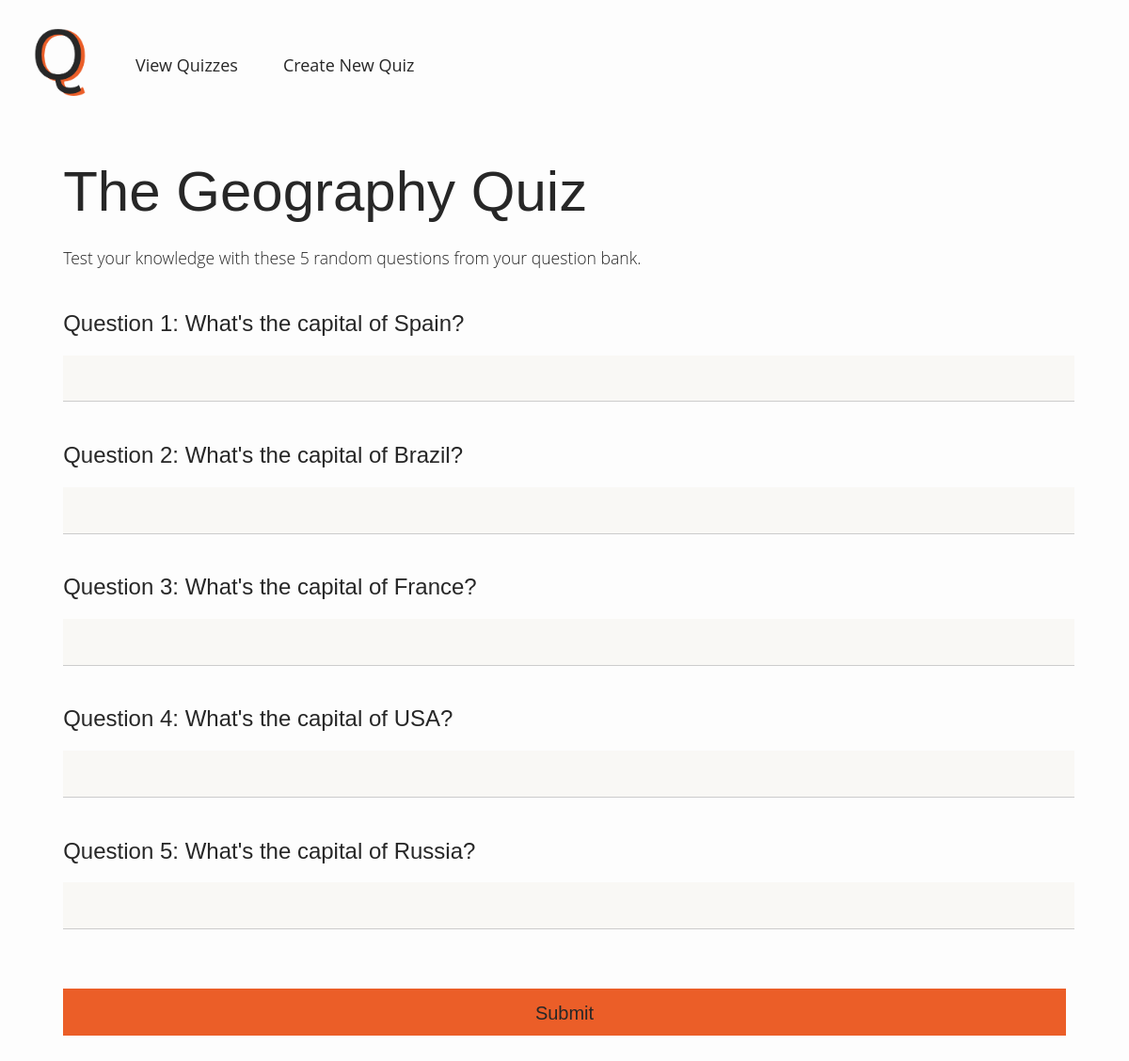
Screenshot of /play/2 with the database file from the repository.
### app/models.py (models this page shows, shortened)
class Quiz(db.Model):
    id = db.Column(db.Integer, primary_key=True)
    name = db.Column(db.String(120), index=True, unique=False)
    questions = db.relationship("Question", backref="questions", lazy="dynamic")

class Question(db.Model):
    id = db.Column(db.Integer, primary_key=True)
    question = db.Column(db.String(120), index=True, unique=False)
    answer = db.Column(db.String(120), index=True, unique=False)
    quiz_id = db.Column(db.Integer, db.ForeignKey("quiz.id"))

### app/routes.py (the view)
@app.route("/play/<quiz_id>", methods=["GET"])
def quiz(quiz_id):
	questions = Question.query.filter_by(quiz_id=quiz_id)
	quiz = Quiz.query.filter_by(id=quiz_id).first()
	print(quiz.name)
	quiz_list = random.sample(list(questions), 5)
	ordered_quiz_list = sorted(quiz_list, key=lambda x: x.id)
	return render_template("main.html", questions=ordered_quiz_list, quiz=quiz)

### app/templates/main.html (shortened to what this page needs)
{% extends "base.html" %}
{% block body %}
<div class="quiz">
	<h1>{{ quiz.name }}</h1>
	<p class="tagline">Test your knowledge with these 5 random questions from your question bank.</p>
	<div id="quiz-body">
		<form action="{{ url_for('show_result') }}" method="POST">
			{% for question in questions %}
				<h2>Question {{ loop.index }}: {{ question.question }}</h2>
				<input type="text" name="{{ question.id }}" autocomplete="off">
				<br>
			{% endfor %}
			<input type="submit" value="Submit">
		</form>
	</div>
</div>
{% endblock %}

### app/static/css/main.css (style rules this page uses)
body { align-items: left; background-color: #FDFDFD; }
h1 { font-family: Work Sans, sans-serif; font-weight: 300; font-size: 3.75em; margin-bottom: 0.4em; color: #272727; }
h2 { font-family: Work Sans, sans-serif; font-weight: 500; font-size: 1.5em; color: #272727; }
p { font-family: Open Sans, sans-serif; margin-bottom: 0px; font-size: 1.1em; font-weight: 300; color: #272727; }
input { width: 100%; margin-bottom: 1.3em; }
input[type="text"], textarea { background-color: #F9F8F5; border: none; border-bottom: 1px solid #cccccc; height: 1.75em; font-family: Open Sans, sans-serif; padding: 0.5em 0em 0.5em 0.5em; font-size: 1.1em; font-weight: 300; }
input[type="submit"], textarea, button { background-color: #EB5E28; border: none; padding: 0.75em; height: 2.5em; margin-top: 2em; font-family: Work Sans, sans-serif; font-weight: 400; font-size: 1.25em; text-decoration: none; color: #272727; }
.quiz { margin-left: 5%; margin-right: 5%; }
.tagline { margin-bottom: 2.5em; }

### rows the page displays
Quiz: name "The Geography Quiz"
Question: question "What's the capital of Spain?"
Question: question "What's the capital of Brazil?"
Question: question "What's the capital of France?"
Question: question "What's the capital of USA?"
Question: question "What's the capital of Russia?"
